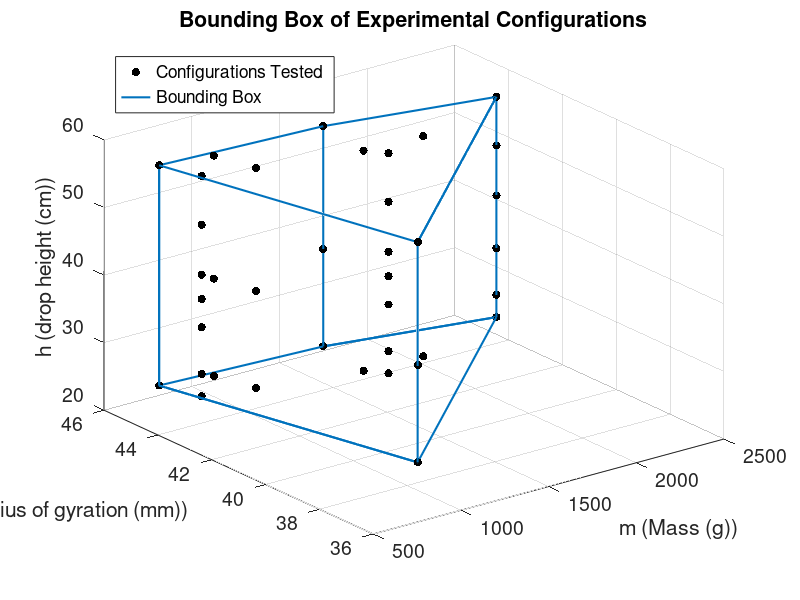

MATLAB code for this plot:
load configurations_04_12_trimmed_v_and_a;

configs=configurations_04_12_trimmed_v_and_a;

drop_height=[23.3,26.6,29.9,33.5,37.7,41.3,45.2,48.7,52.8,55.9]; % cm
passes=[];
mass=[];
r=[];
h_ID=[];

for m=1:length(configs)
    passes=[passes configs(m).passes];
    for n=1:configs(m).total_runs
        mass=[mass configs(m).m];
        r=[r configs(m).r];
        h_ID=[h_ID configs(m).h];
    end
end

h_actual=zeros(size(h_ID));
for m=1:length(h_actual)
    h_actual(m)=drop_height(h_ID(m));
end

scatter3(mass,r,h_actual,'filled','MarkerFaceColor','k');


boundingBox1=...
    [
        716.5,45.3632,23.3;
        716.5,45.3632,55.9;
        1044.4,37.8963,55.9;
        1044.4,37.8963,23.3;
        716.5,45.3632,23.3;
        1044.4,37.8963,23.3;
        2460.7,44.1993,23.3;
        2460.7,44.1993,55.9;
        1044.4,37.8963,55.9;
        2460.7,44.1993,55.9;
        1610.6,45.0921,55.9;
        1610.6,45.0921,23.3;
        2460.7,44.1993,23.3;
        1610.6,45.0921,23.3;
        716.5,45.3632,23.3;
        716.5,45.3632,55.9;
        1610.6,45.0921,55.9;
    ];

line(boundingBox1(1:size(boundingBox1,1),1),boundingBox1(1:size(boundingBox1,1),2),...
    boundingBox1(1:size(boundingBox1,1),3),'LineWidth',1.5);

l=legend('Configurations Tested','Bounding Box');
set(l,'Location','Northwest');

title('Bounding Box of Experimental Configurations');
xlabel('m (Mass (g))');
ylabel('r_g (Radius of gyration (mm))');
zlabel('h (drop height (cm))');
set(gca,'FontSize',14);